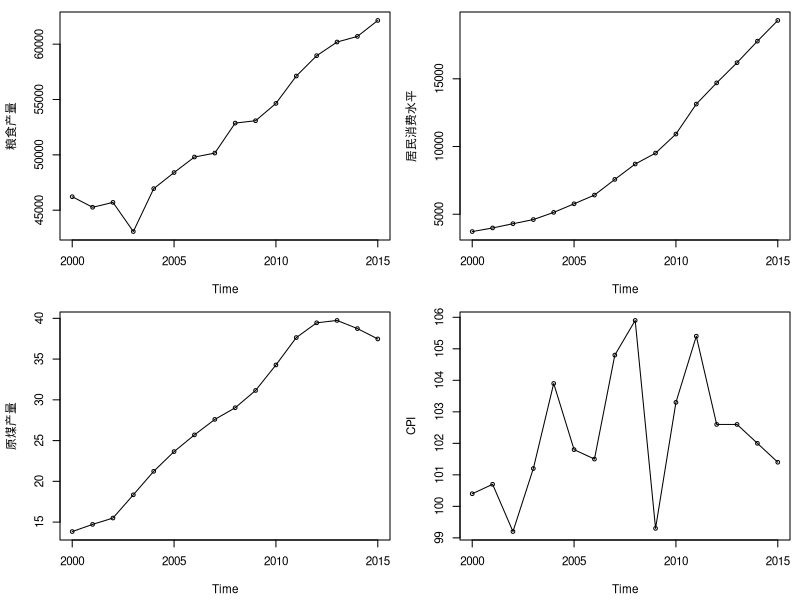
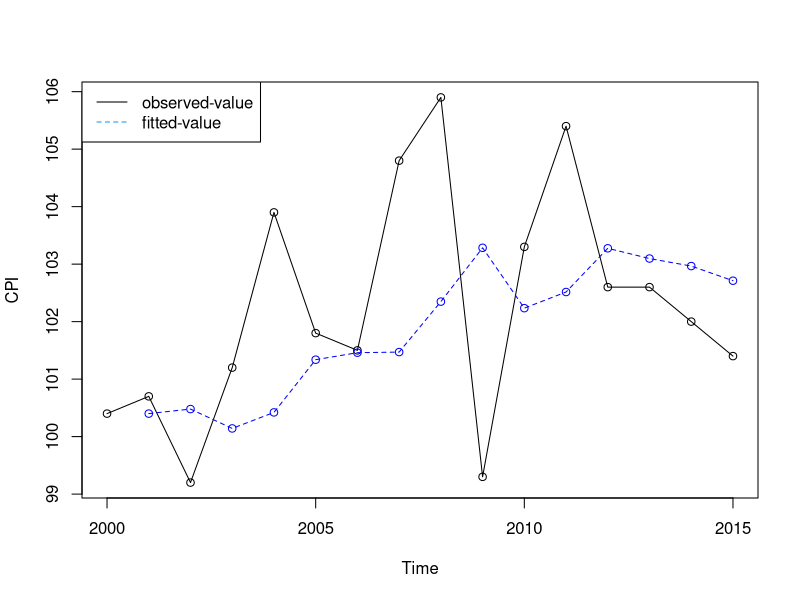
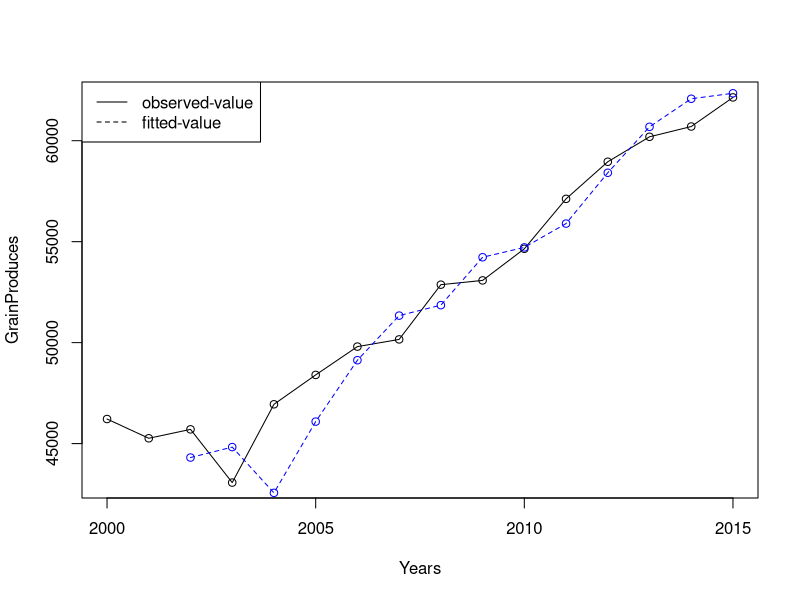
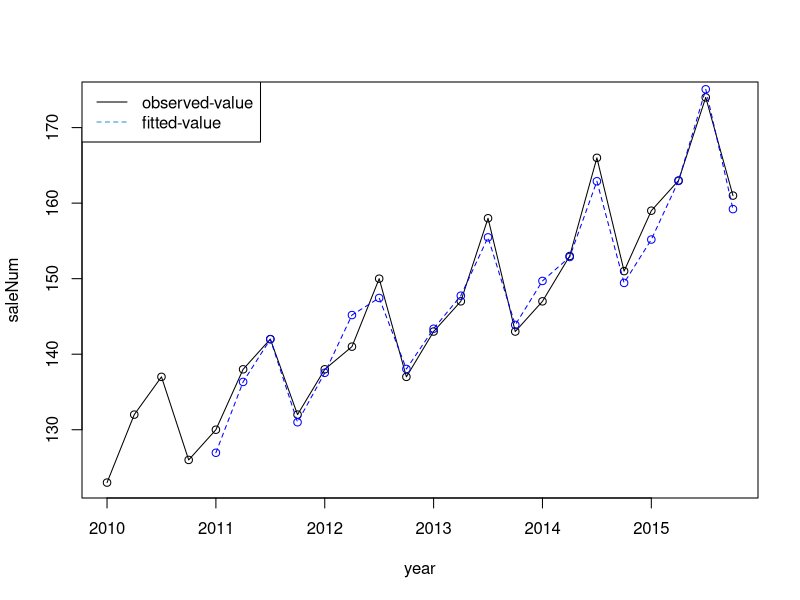
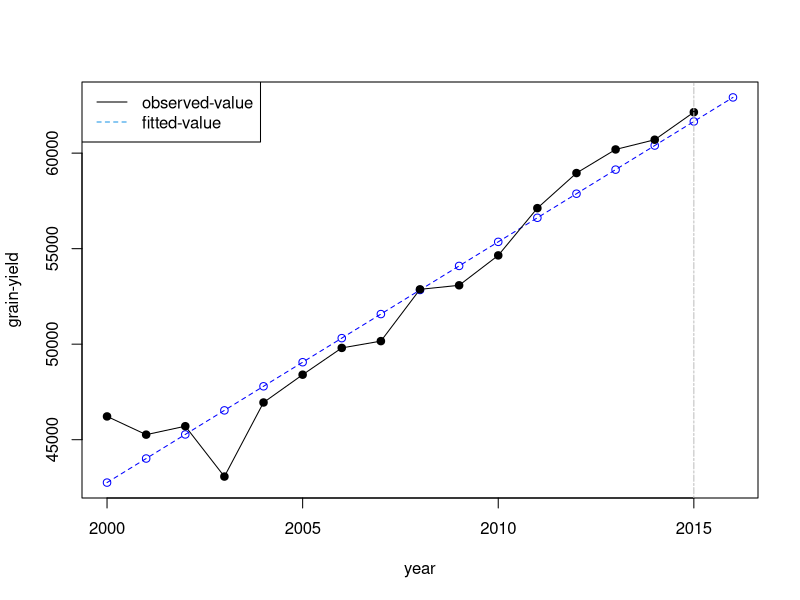
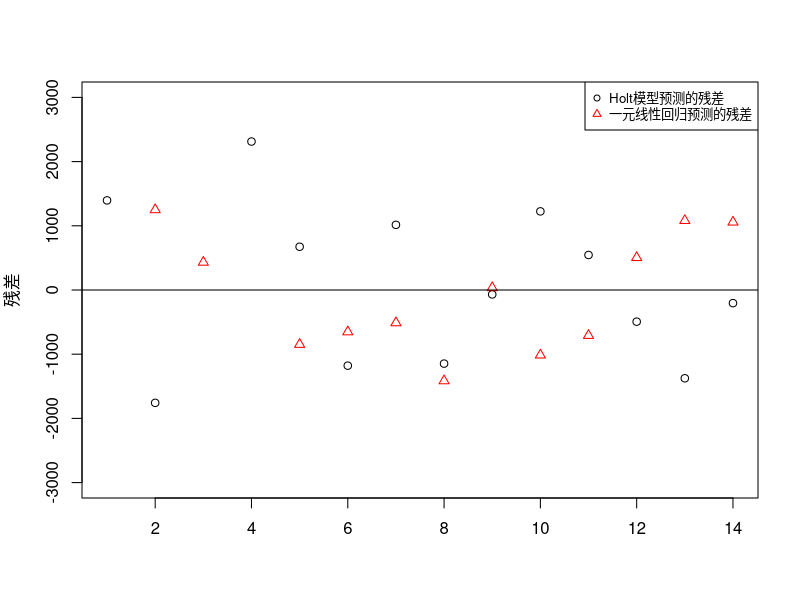
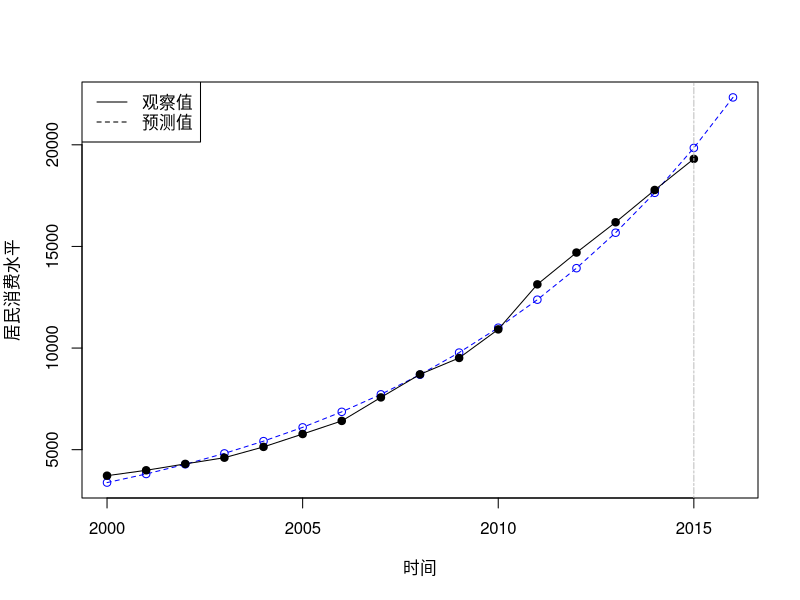
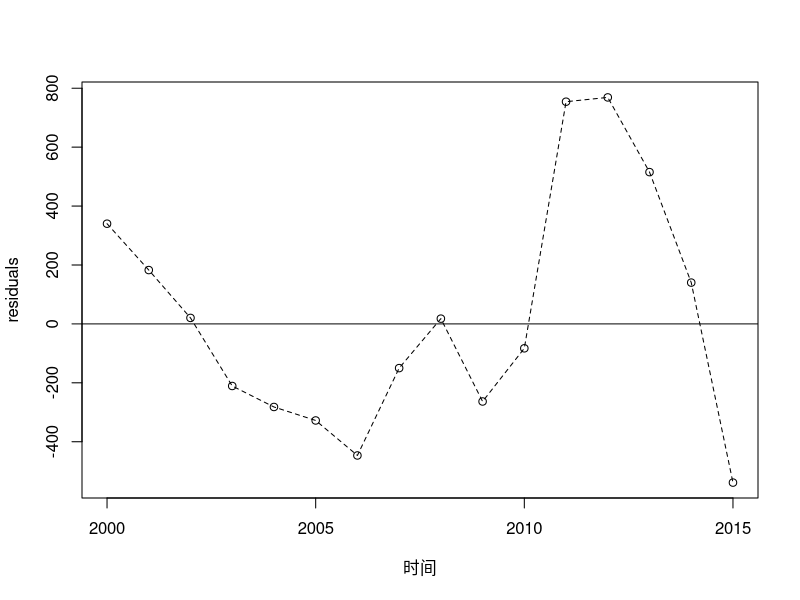

R code for these plots, in order:
Test_data <- data.frame(
	year = c(
				2000, 2001, 2002, 2003, 2004, 2005, 2006, 2007, 2008, 2009, 2010, 
				2011, 2012, 2013, 2014, 2015
	),
	grain = c(
				46217.5, 45263.7, 45705.8, 43069.5, 46947.0, 48402.2, 49804.2, 50160.3, 52870.9, 53082.1,
				54647.7, 57120.9, 58958.0, 60193.8, 60702.6, 62143.9
	),
	homeCons = c(
					3721, 3987, 4301, 4606, 5138, 5771, 6416, 7572, 8707, 9514, 10919,
					13134, 14699, 16190, 17778, 19308
	),
	coal = c(
				13.84, 14.72, 15.50, 18.35, 21.23, 23.65, 25.70, 27.60, 29.03, 31.15, 34.28,
				37.64, 39.45, 39.74, 38.74, 37.47
	),
	CPI = c(
				100.4, 100.7, 99.2, 101.2, 103.9, 101.8, 101.5, 104.8, 105.9, 99.3, 103.3,
				105.4, 102.6, 102.6, 102.0, 101.4
	)
)



# 生成四副子图
Time_serial <- ts(Test_data, start=2000)
# print(Time_serial)
png(file = '/tmp/test_1.png', width=400*3, height=400*3, res=72*3)
par(mfrow=c(2,2), mai=c(0.6, 0.6, 0.12, 0.1), cex=0.7)
plot(Time_serial[,2], type='o', ylab="粮食产量")
plot(Time_serial[,3], type='o', ylab="居民消费水平")
plot(Time_serial[,4], type='o', ylab="原煤产量")
plot(Time_serial[,5], type='o', ylab="CPI")
dev.off()



# 使用简单指数平滑拟合CPI变化值
# 历史数据拟合值
cpiforecast <- HoltWinters(Time_serial[,5], beta=FALSE, gamma=FALSE)
# print(cpiforecast$fitted) 

# 绘制实际观测值和由拟合值图
year <- Time_serial[,1]
pdf(file = '/tmp/test_2.pdf')
plot(Time_serial[,5], type='o', xlab="Time", ylab="CPI")
lines(year[-1], cpiforecast$fitted[,1], type='o', lty=2, col='blue')
legend(x="topleft", legend=c("observed-value","fitted-value"), lty=1:2, col=c(1,4))
dev.off()

# 预测2016年的CPI值
predata <- predict(cpiforecast)
# print(predata)



# 使用Holt指数平滑模型拟合谷物生产
# 加入趋势进行预测的Holt指数平滑模型
grainforecast <- HoltWinters(Time_serial[,2], gamma=FALSE)
# print(grainforecast)

# 生成拟合图
pdf(file='/tmp/test_3.pdf')
plot(Time_serial[,2], type='o', xlab='Years', ylab="GrainProduces")
lines(year[-1:-2], grainforecast$fitted[,1], type='o', lty=2, col='blue')
legend(x='topleft', legend=c("observed-value", "fitted-value"), lty=1:2)
dev.off()



# 使用Winter指数平滑模型拟合某饮料企业的季度生产状况
# 预测含趋势、季节和随机变化成分的Winter指数平滑模型
drinkproduce <- c(123, 132, 137, 126, 130, 138, 142, 132, 138, 141, 150, 137, 143, 147, 158, 143, 147, 153, 166, 151, 159, 163, 174, 161)
ts_serial_drink <- ts(drinkproduce, start=2010, frequency=4)
# print(ts_serial_drink)

# 确定模型系数 α、β、γ 以及模型系数a, b和s
saleforecast <- HoltWinters(ts_serial_drink)
# print(saleforecast)

# Winter模型的拟合图
pdf(file = '/tmp/test_4.pdf')
plot(ts_serial_drink, type='o', xlab='year', ylab='saleNum')
lines(saleforecast$fitted[,1], type='o', lty=2, col='blue')
legend(x='topleft', legend=c("observed-value", "fitted-value"), lty=1:2, col=c(1,4))
dev.off()



# 使用一元线性回归模型拟合谷物生产，谷物生产呈现明显的线性变化趋势
# 回归系数b_1为1260，表示时间每变动一年，粮食产量平均变动1260万吨
# 拟合一元线性回归模型
fit <- lm(grain~year, data=Test_data)
# print(summary(fit))

# 各年的预测值
predata <- predict(fit, data.frame(year = 2000:2016))
# print(predata)

# 各年的预测残差
# res1 <- residuals(fit)
res1 <- fit$residuals
# print(res)

# 各年观测值和预测值比较图
pdf(file = '/tmp/test_5.pdf')
plot(2000:2016, predata, type='o', lty=2, col='blue', xlab='year', ylab='grain-yield')
lines(Time_serial[,2], type='o', pch=19)
legend(x="topleft", legend=c("observed-value", "fitted-value"), lty=1:2, col=c(1,4))
abline(v=2015, lty=6, col="gray")
dev.off()



# 一元线性回归预测与Holt模型预测的残差比较
res2 <- residuals(grainforecast) # Holt模型预测残差
png(file = '/tmp/test_6.png', width=400*3, height=400*3, res=72*3)
plot(as.numeric(res2), ylim=c(-3000, 3000), xlab='', ylab="残差", pch=1)
points(res1, pch=2, col='red')
abline(h=0)
legend(x='topright', legend=c("Holt模型预测的残差","一元线性回归预测的残差"), pch=1:2, col=c('black','red'), cex=0.8)
dev.off()



# 居民消费水平的指数曲线预测
# 指数曲线拟合
y <- log(Time_serial[,3]) # 对居民消费指数数据作对数处理
x <- 1:16
fit2 <- lm(y~x)
# print(fit2) # 获取常量值后对其求指数形式的拟合, Y_t=b_0*exp(b_1*x)
# print(exp(8.008)) # Y_t = 3004.901exp(0.118x)

# 历史数据及2016年居民消费水平预测
predata <- exp(predict(fit2, data.frame(x=1:17)))
# print(predata)

# 各年的预测残差
predata <- exp(predict(fit2, data.frame(x=1:16)))
predata <- ts(predata, start=2000)
residuals <- Time_serial[,3]-predata
# print(residuals)

# 实际值和预测值的比较图
predata <- exp(predict(fit2, data.frame(x=1:17)))
png(file = '/tmp/test_7.png', width=400*3, height=400*3, res=72*3)
plot(2000:2016, predata, type='o', lty=2, col='blue', xlab='时间', ylab='居民消费水平')
points(Time_serial[,3], type='o', pch=19)
legend(x='topleft', legend=c("观察值","预测值"), lty=1:2)
abline(v=2015, lty=6, col='gray')
dev.off()

# 残差图
png(file = '/tmp/test_8.png', width=400*3, height=400*3, res=72*3)
plot(2000:2015, residuals, type='o', lty=2, xlab="时间", ylab="residuals")
abline(h=0)
dev.off()



# 原煤产量二阶与三阶曲线预测
# 拟合二阶曲线预测模型
y <- Time_serial[,4]
x <- 1:16
fit3 <- lm(y~x+I(x^2))
# print(fit3)

# 二阶曲线预测值
predata1 <- predict(fit3, data.frame(x=1:17))
# print(predata1)

# 二阶曲线预测值的残差
residual1 <- fit3$residuals
# print(residual1)

# 拟合三阶曲线预测模型
fit4 <- lm(y~x+I(x^2)+I(x^3))
# print(fit4)

# 三阶曲线预测值
predata2 <- predict(fit4, data.frame(x=1:17))
# print(predata2)

# 三阶曲线预测的残差
residual2 <- fit4$residuals
# print(residual2)

# 观察值和预测值曲线
png(file = '/tmp/test_9.png', width=400*3, height=400*3, res=72*3)
plot(2000:2016, predata1, type='o', lty=2, col='red', xlab='时间', ylim=c(10,45),ylab="原煤产量")
lines(2000:2016, predata2, type='o', lty=3, col='blue')
points(Time_serial[,4], type='o', pch=19)
legend(x='topleft', legend=c("观察值","二阶曲线","三阶曲线"),lty=1:3, col=c('black','red','blue'))
abline(v=2015, lty=6)
dev.off()

# 二阶曲线和三阶曲线预测残差的比较
png(file = '/tmp/test_10.png', width=400*3, height=400*3, res=72*3)
plot(residual1, ylab="预测残差",  xlab='', pch=0)
points(residual2, col='red', pch=1)
abline(h=0)
legend(x='top', legend=c("二阶曲线残差","三阶曲线残差"), pch=0:1, col=c('black','red'))
